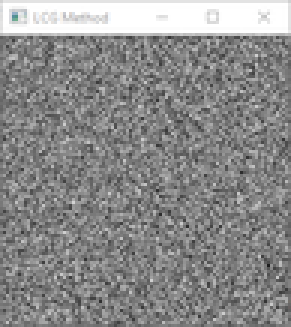
#> input picture lcg.PNG, 97 x 109 px, shrunk from 260 x 290 before the run, given in place of greyscale.png, which was not available (shown 3 times larger)
$ python visualize_cipher.py
#> lines starting #> are read from the running program, lines starting #| are printed output that depends on the picture; pictures that were not available may be replaced by others from this repository, and a replacement may not be noted
### cipher.py
'''
Author: Christopher Laponsie
Python Version: 3.7.5
Description:
    This program defines a base class PRNG (Psuedo Random Number Generator) and derives two classes from it:
        MiddleSquarePRNG: An implementation of the middle square algorithm invented by John von Neumann
        lcgPRNG: An implementation of the linear congruental generator with same parameters as ANSI C.

    The two functions provided take either PRNG class as a parameter and output some test information:
        cypherTest(prng, key)
            Parameters:
                prng is an instace of either PRNG class
                key is the value to set the PRNG seed to initially
            Results:
                Performs bitwise XOR on a predefined string with a stream of random values from the PRNG
                Prints the encrypted text
                Resets the seet
                Reperforms the bitwise XOR operation on the cipher text
                Prints the decrypted string.
                Intentionally decrypts the cipher text with the wrong key (key+1)
                Prints the incorrectly decrypted string.
        diceTest(prng)
            Parameters:
                prng is an instace of either PRNG class
            Results:
                Generates 100 random dice rolls by taking normalized output of PRNG function as n:
                    n * 5 + 1 (generates a number between 1 and 6)
                Outputs mean and stdev of sample size.

                For truly random results, the average should be 6/2+0.5 (min roll is 1, max roll is 6, so middle is 6/2 + 1/2)
                Both functions return pretty random results.
                (1 + 2 + 3 + 4 +5 + 6)/6 = 21/6 = 3.5


                Further research could include looking at the period of each function.
'''

class PRNG:
    def __init__ (self):
        self.seed = 0
    def setSeed(self, s):
        self.seed = s
    def getSeed (self):
        return self.seed
    def getRawPRNG(self):
        # to be defined by derived class
        pass

    # [4 lines left out: function getNormalizedPRNG, not called in this run]
    def toNormalizedByte(self):
        # takes the normalized ooutput and scales it to a byte

        # to be defined by derived class
        return int(self.getNormalizedPRNG() * 255)

class MiddleSquarePRNG (PRNG):
    '''
    Simple implementation of Middle Square PRNG algorithm

    Resource: https://search-proquest-com.proxy.davenport.edu/docview/2391258883?accountid=40195&pq-origsite=summon
        Ali-Pacha, H., Hadj-Said, N., Ali-Pacha, A., Mohamad, A. M., & Mamat, M. (2019). Cryptographic adaptation of the middle square generator.
                International Journal of Electrical and Computer Engineering, 9(6), 5615-5627. doi:http://dx.doi.org.proxy.davenport.edu/10.11591/ijece.v9i6.pp5615-5627
    '''
    def __init__ (self):
        self.seed = 0
        self.setDigits(5)

    def setSeed(self, s):
        self.seed = s
    def setDigits(self, d):
        self.digits = d
        self.maxValue = int('9' * d)
    def getRawPRNG(self):
        # outputs a pseudo random number using the mdidle square method

        # create a string from the square the current seed
        strSquare = str(self.seed ** 2)
        # the string must be atleast self.digits long
        # fill with 0s if necessary
        strSquare = strSquare.zfill(self.digits)
        # get the length of the string
        # necessary to extract the middle
        width = len(strSquare)
        #print (width)
        leftPos = int((width-self.digits)/2)
        #print (leftPos)
        middleSquare = int(strSquare[leftPos:leftPos+self.digits])
        #print(strSquare)
        #print(middleSquare)
        self.setSeed (middleSquare)
        return (middleSquare)
    def getNormalizedPRNG(self):
        # normalizes the output to a value between 0 and 1
        # this way it can be scaled to any value later
        # ie: if you wanted to simulate the roll of the a 6 sided dice
        #       you could take this value, multiply it by 5 and add one
        return (self.getRawPRNG() / self.maxValue)

class lcgPRNG (PRNG):
    '''
    Resource: https://aaronschlegel.me/linear-congruential-generator-r.html
        Saucier, R. (2000). Computer Generation of Statistical Distributions (1st ed.). Aberdeen, MD. Army Research Lab.
    '''
    def __init__ (self):
        self.seed = 123456
        '''
        Selecting paramaters for the LCG can be tricky and involve a bit of math.
        We are using the same as the ANSI C implementation. (Saucier, 2000)
        '''
        self.a = 1103515245
        self.m = 2**32
        self.c = 12345
    def getRawPRNG(self):
        self.seed = (self.a * self.seed + self.c) % self.m
        return self.seed
    def getNormalizedPRNG(self):
        return (self.getRawPRNG() / self.m)

# [43 lines left out: functions cypherTest, diceTest, not called in this run]

# [28 lines that do not run on import are left out]

### visualize_cipher.py
# requires pip install opencv-python
import cv2
import numpy as np
# import cipher.py, my module in the same directory

import cipher


class DumbPRNG (cipher.PRNG):
    def toNormalizedByte(self):
        # generates any random number, as long as it is 42
        return 42

def format_image():
    # takes input image and creates a 256x256 greyscale image
    src = cv2.imread('source_image.jpg',0)
    new_width = 256
    # dsize
    dsize = (new_width, 256)

    # resize image
    img = cv2.resize(src, dsize, interpolation = cv2.INTER_AREA)

    cv2.imshow('image',img)
    cv2.waitKey(0)
    cv2.destroyAllWindows()
    cv2.imwrite('greyscale.png',img)


def encrypt_image (prng, src_img, title):
    result_img = np.zeros(src_img.shape, np.uint8)
    width = src_img.shape[0]
    height = src_img.shape[1]
    for i in range(0, width):
        for j in range(0, height):
            result_img [i,j] = src_img[i,j] ^ prng.toNormalizedByte() \

    cv2.imshow(title,result_img)


def show_original():
    cv2.imshow('image',src)
    cv2.waitKey(0)
    cv2.destroyAllWindows()


if __name__ == '__main__':
    print ('Python Implementation of a Stream Encryption Algorithm')
    print ('Christopher M. LaPonsie')
    print ('IAAS221 Security Foundations')
    print ('------------------------------')
    print ('Instantiating linear congruential generator')
    prngLCG = cipher.lcgPRNG()
    if (prngLCG):
        print ('...OK')
    print ('Instantiating middle square generator')
    prngMS = cipher.MiddleSquarePRNG()
    prngMS.setDigits ( 15 )
    prngMS.setSeed ( 123456 )
    if (prngMS):
        print ('...OK')
    print ('Instantiating number 42 generator')
    dPRNG = DumbPRNG()
    if (dPRNG):
        print ('...OK')
    print ('------------------------------')
    src = cv2.imread('greyscale.png',0)
#> src: shape (109, 97); min 29, max 255, mean 139.4


    cv2.imshow('Original',src)
    encrypt_image (dPRNG, src, "XOR 42")
#> after the loop in encrypt_image, `for i in range(0, width):`:
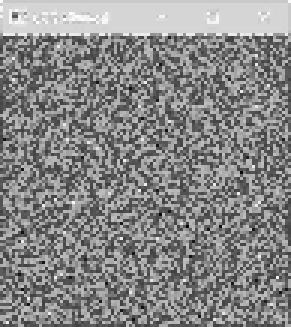
#> result_img: shape (109, 97) (shown 3 times larger); min 4, max 255, mean 135.3
    encrypt_image (prngMS, src, "Middle Square Method")
#> call 2 of encrypt_image, with title = 'Middle Square Method'
#> after the loop in encrypt_image (call 2), `for i in range(0, width):`:
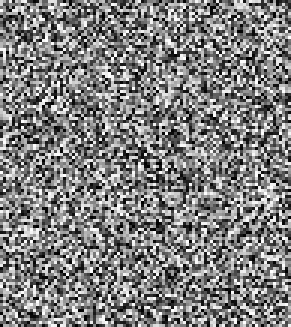
#> result_img: shape (109, 97) (shown 3 times larger); min 0, max 255, mean 127.1
    encrypt_image (prngLCG, src, "LCG Method")
#> call 3 of encrypt_image, with title = 'LCG Method'
#> after the loop in encrypt_image (call 3), `for i in range(0, width):`:
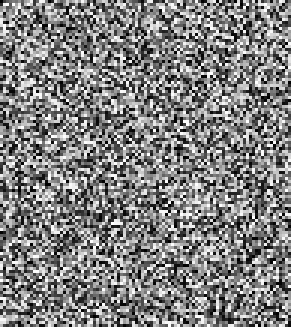
#> result_img: shape (109, 97) (shown 3 times larger); min 0, max 255, mean 128.4
    cv2.waitKey(0)
    cv2.destroyAllWindows()
